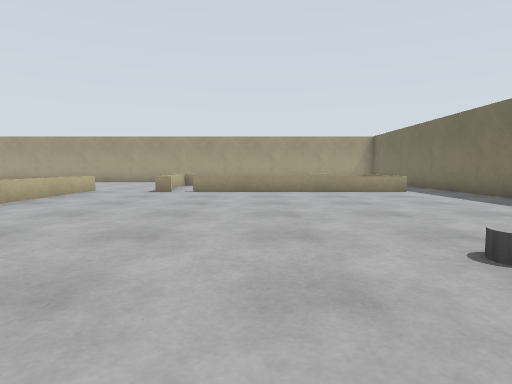
[1] (above)

24 first-person views from a walk through a world built for the Gazebo simulator. The camera is 0.74 m above the floor, tilts 4° down and sees 75° across. The floor is counted in squares, 1 m on a side. Each view is taken from the middle of a square. On the plan, view 1 faces up. The plan holds only what a view shows up to about 11 squares ahead; the rest is blank.

[2]
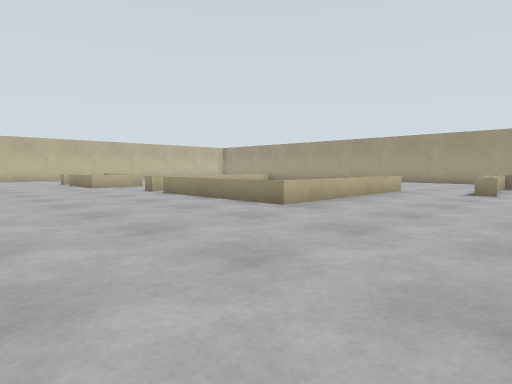

[3]
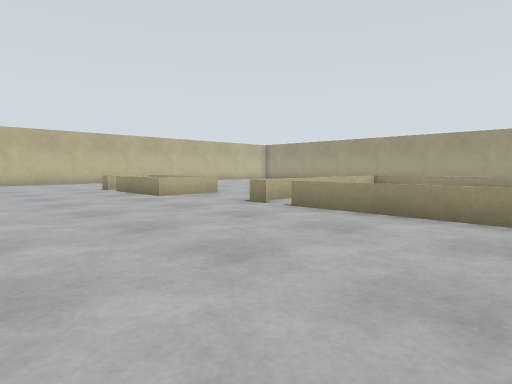

[4]
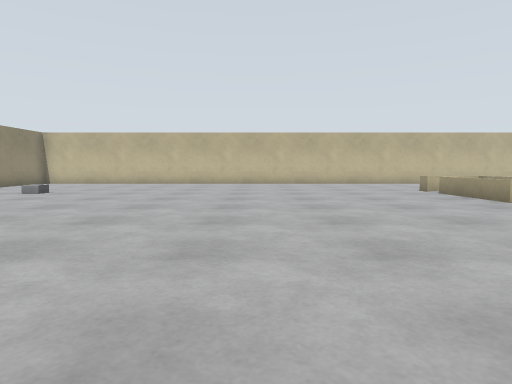

[5]
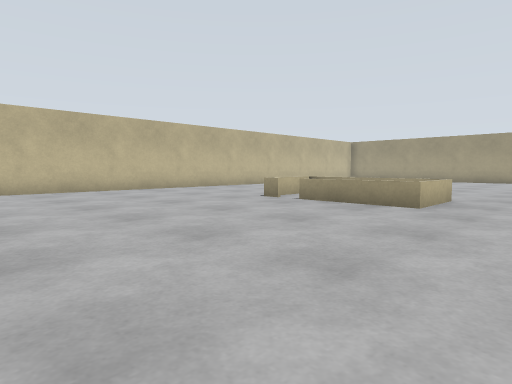

[6]
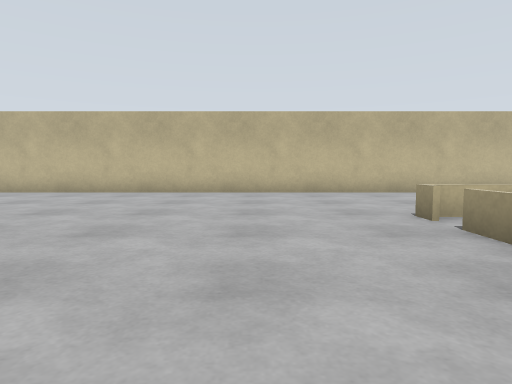

[7]
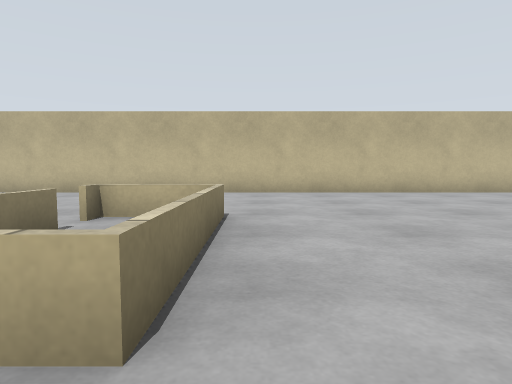

[8]
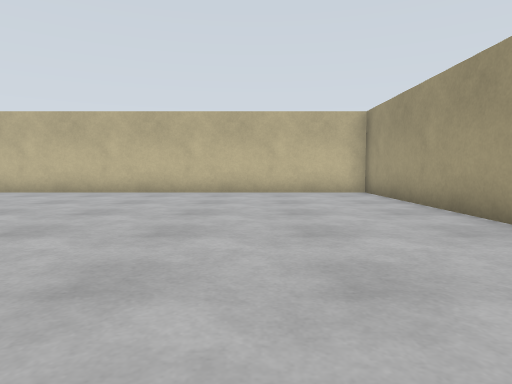

[9]
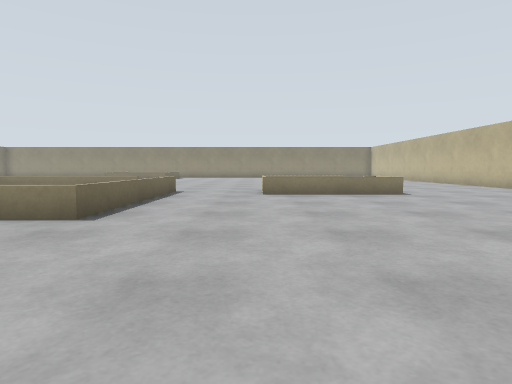

[10]
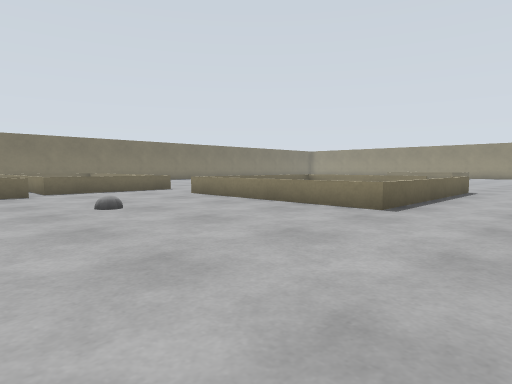

[11]
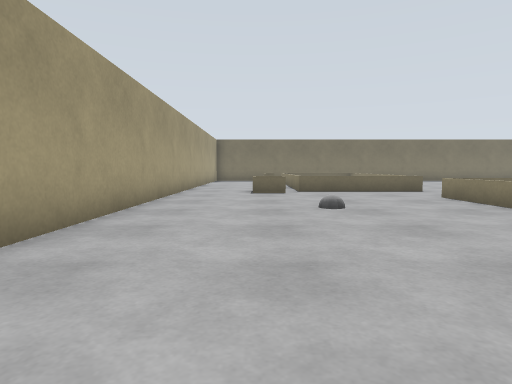

[12]
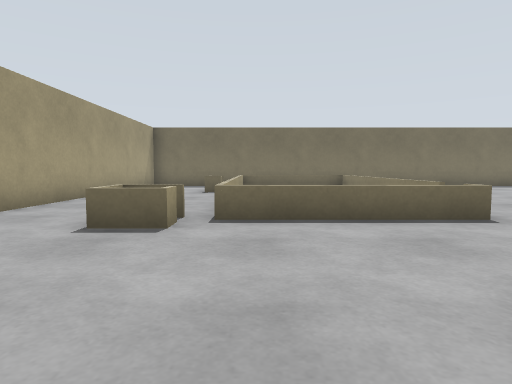

[13]
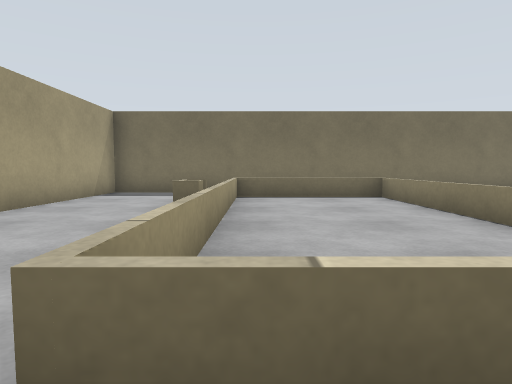

[14]
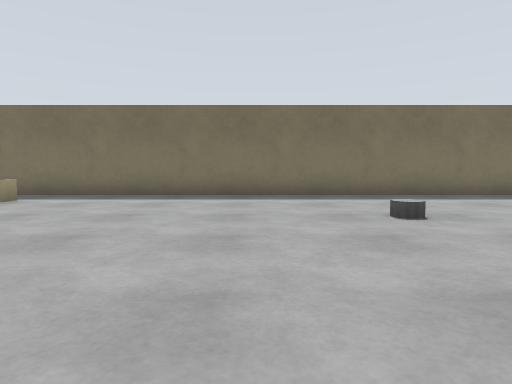

[15]
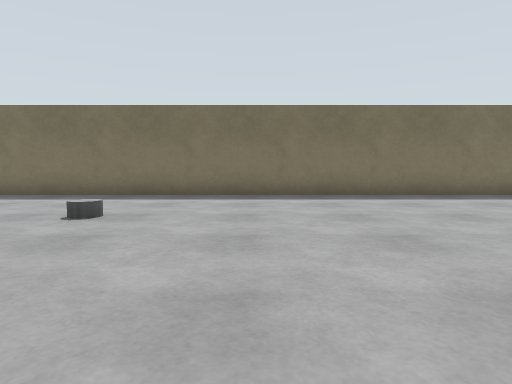

[16]
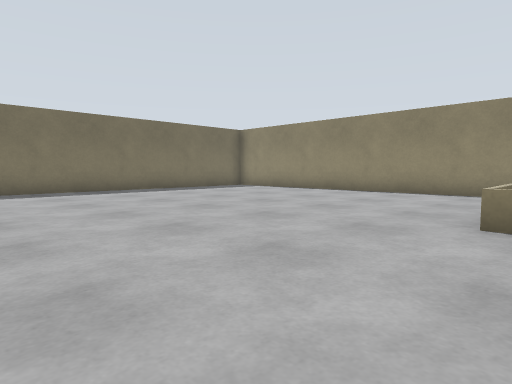

[17]
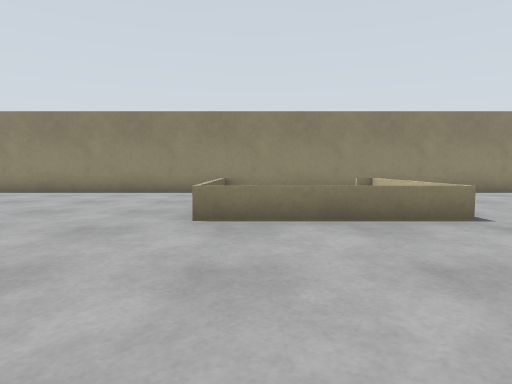

[18]
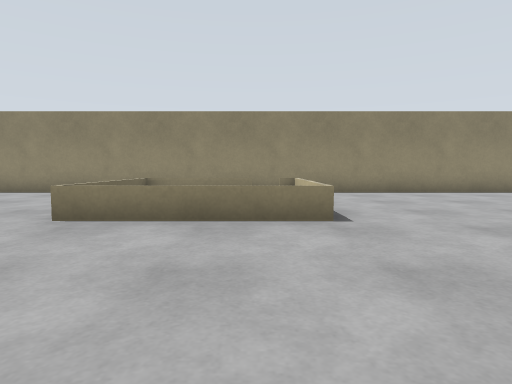

[19]
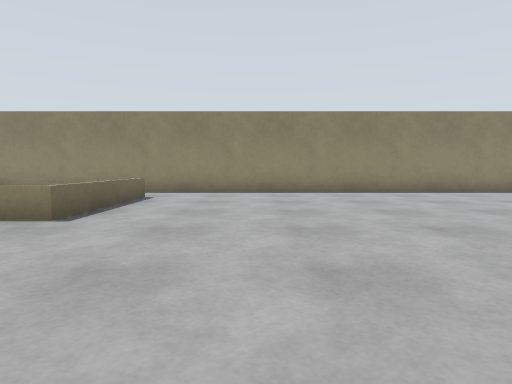

[20]
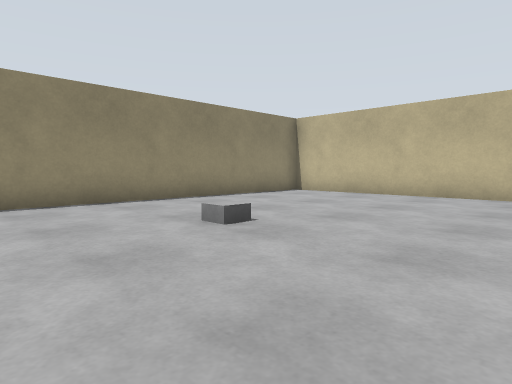

[21]
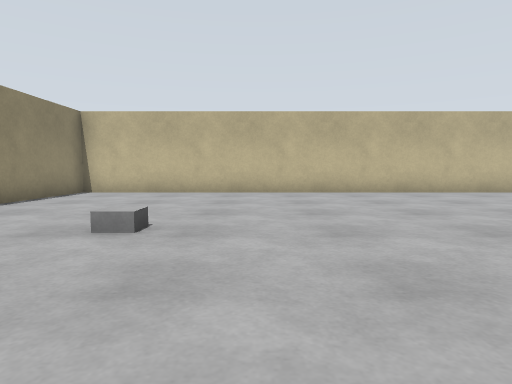

[22]
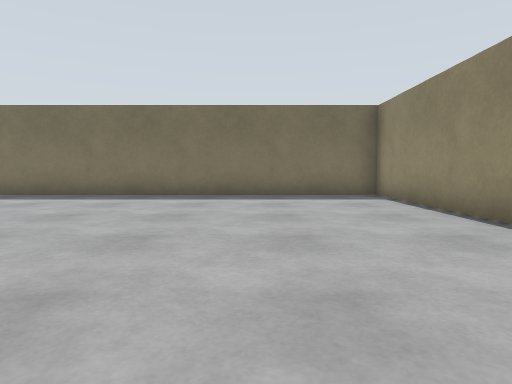

[23]
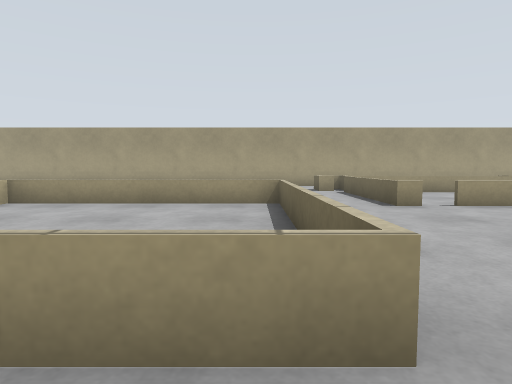

[24]
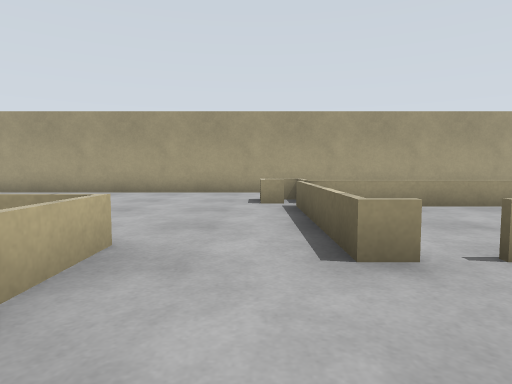

### Floor plan
Key: @ floor where view 1 was taken; # wall or solid block; x gap in a wall; . floor; = window, fence, low wall or low ledge; C grey cylinder; B grey box; G grey ball.
Columns run from 24 left of view 1 to 7 right of it. Each row starts with its distance up from view 1.
 19 #######     ####################
 18 #........   ...................#
 17 #..............................#
 16 #...................==........ #
 15 #...............G....x======== #
 14 #....................========= #
 13 #....................=......#= #
 12 #....................=......#= #
 11 #............=======.=x=======.#
 10 #............=....==...........#
  9 #............=....==...........#
  8 #............= ...==...........#
  7 #............=    ==...........#
  6 #.....=====..=#  #==...........#
  5 #.....=x===..======............#
  4 #..............................#
  3 #.........................C....#
  2 #..............................#
  1 #..............................#
  0 #.......................@......#
 -1 #................. ............#
 -2 #..............................#
 -3 #..............................#
 -4 #..............................#
 -5 #..............................#
 -6 #...............=====..........#
 -7 #...............=  #=..........#
 -8 #......B........=   =..........#
 -9 #...............=# #=..........#
-10 #...............=====..........#
-11 #................    ..........#
-12 ################################

Where each view was taken, in squares from view 1:
view 1: 0 up, 0 right, facing up
view 2: 0 up, 1 left, facing up-left
view 3: 0 up, 6 left, facing up-left
view 4: 1 down, 7 left, facing left
view 5: 2 down, 12 left, facing up-left
view 6: 2 up, 13 left, facing left
view 7: 7 up, 13 left, facing left
view 8: 15 up, 13 left, facing left
view 9: 16 up, 14 left, facing down
view 10: 17 up, 14 left, facing down-right
view 11: 16 up, 14 left, facing right
view 12: 14 up, 8 left, facing right
view 13: 14 up, 4 left, facing right
view 14: 5 up, 3 left, facing right
view 15: 0 up, 3 left, facing right
view 16: 1 down, 5 left, facing down-right
view 17: 1 down, 5 left, facing down
view 18: 1 down, 7 left, facing down
view 19: 1 down, 11 left, facing down
view 20: 4 down, 14 left, facing down-left
view 21: 6 down, 13 left, facing left
view 22: 8 down, 3 left, facing right
view 23: 4 up, 6 left, facing up
view 24: 8 up, 4 left, facing up
